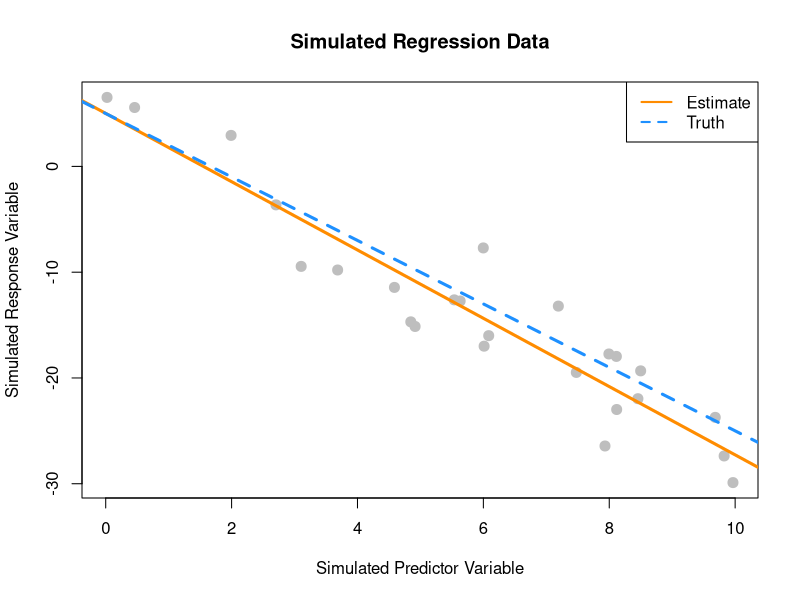
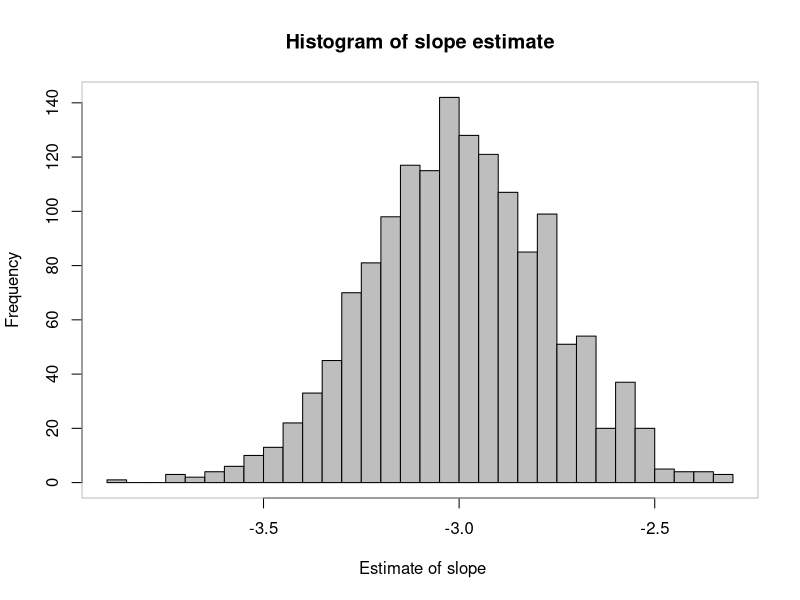

The R source for these figures, in order:


birthday = 19920720
set.seed(birthday)

num_obs = 25
beta_0  = 5
beta_1  = -3
sigma   = sqrt(10.24)
x = runif(n = 25, 0, 10)

sim_slr = function(x, beta_0 = 5, beta_1 = -3, sigma = 3.2) {
  n = length(x)
  epsilon = rnorm(n, mean = 0, sd = sigma)
  y = beta_0 + beta_1 * x + epsilon
  data.frame(predictor = x, response = y)
}


sim_data = sim_slr(x = x, beta_0 = 5, beta_1 = -3, sigma = 3.2)

ft_data = lm(response ~ predictor, data = sim_data)
coef(ft_data)

# The output of our simulation is almost very accurate with just a small error. 
# True values(known):
#   Beta 1 = -3
#   Beta 0 = -5
# Predicted values:
#   Beta 1 hat = -3.227879
#   Beta 0 hat = 5.007382
# As we can see, the prdiction is very close to the expected values.


plot(response ~ predictor, data = sim_data,
     xlab = "Simulated Predictor Variable",
     ylab = "Simulated Response Variable",
     main = "Simulated Regression Data",
     pch  = 20,
     cex  = 2,
     col  = "grey")
abline(ft_data, lwd = 3, lty = 1, col = "darkorange")
abline(beta_0, beta_1, lwd = 3, lty = 2, col = "dodgerblue")
legend("topright", c("Estimate", "Truth"), lty = c(1, 2), lwd = 2,
       col = c("darkorange", "dodgerblue"))

# sim_slr = function(x, beta_0 = 5, beta_1 = -3, sigma = 3.2) {
#   n = length(x)
#   epsilon = rnorm(n, mean = 0, sd = sigma)
#   y = beta_0 + beta_1 * x + epsilon
#   data.frame(predictor = x, response = y)
# }


beta_hat_1 <- as.vector(rep(0,1500))
for (i in 1:1500)
{
  sim_temp <- sim_slr(x = x, beta_0 = 5, beta_1 = -3, sigma = 3.2)
  slr_temp <-  lm(response ~ predictor,data = sim_temp)
  coef <-  coef(slr_temp)[2]
  beta_hat_1[i] <- coef
  i <- i+1
}

mean_beta_hat1 <- mean(beta_hat_1)
sd_beta_hat1 <- sd(beta_hat_1)

# The mean value of the slope obtained from running multiple combinations(simulations) of the response values is very close to the actual mean value
# considered for the simluation
# Actual model slope considered = -3
# Average predicted slope of the 1500 simulations = -3.002218

histogram_beta_hat1 = hist(beta_hat_1, breaks = 50,
                           main = "Histogram of slope estimate",
                           xlab = " Estimate of slope", col = "grey")
box(col="grey")

# The histogram follows a normal distribution with few odd spikes at some points of the slope.

